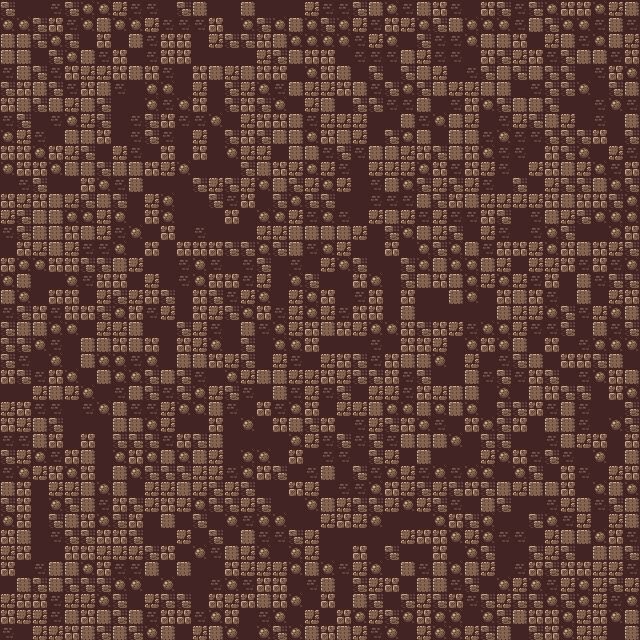

A 2D game scene composited from a Tiled map and its tileset images. What follows is a short description and the map's XML, with every tile layer's data as written:
An orthogonal 40x40 tile map with 16x16 px tiles, 1 tile layer (Tile Layer 1).

<map version="1.4" tiledversion="1.4.2" orientation="orthogonal" renderorder="right-down" width="40" height="40" tilewidth="16" tileheight="16" infinite="0" nextlayerid="2" nextobjectid="1">
 <tileset firstgid="1" name="Tiles" tilewidth="16" tileheight="16" tilecount="49" columns="7">
  <image source="Tiles.png" width="112" height="112" />
 </tileset>
 <layer id="1" name="Tile Layer 1" width="40" height="40">
  <data encoding="csv">
5,7,7,6,5,3,3,1,6,6,7,5,2,7,7,2,7,7,7,1,6,6,5,2,3,6,2,4,6,7,4,5,6,5,3,4,4,3,1,2,
3,3,5,4,6,3,2,3,3,1,6,6,6,4,7,3,5,3,2,3,5,3,1,6,4,1,3,5,2,3,3,3,6,2,5,3,3,6,2,6,
2,2,5,3,5,7,4,7,2,6,4,4,7,1,5,5,4,2,3,3,3,3,6,1,3,7,5,6,6,3,2,2,4,7,1,2,6,3,2,1,
2,2,7,5,3,2,6,4,7,6,4,4,7,7,7,7,1,5,2,4,4,7,6,6,6,2,1,6,6,7,4,5,1,4,6,5,2,2,6,4,
6,2,5,6,4,1,1,4,2,4,6,7,4,2,1,2,4,4,7,3,4,2,7,5,7,5,2,1,7,6,5,2,5,2,5,5,7,6,4,3,
5,4,2,5,6,4,2,6,7,3,3,7,1,7,5,1,3,6,2,1,1,4,2,6,5,3,5,2,1,1,2,2,7,6,5,5,3,7,5,2,
4,2,5,2,1,2,5,7,7,3,6,3,4,7,5,4,5,3,7,1,2,7,5,5,6,6,2,7,6,4,3,5,2,2,5,7,7,6,3,6,
6,5,7,6,3,1,5,7,6,5,4,6,6,3,7,1,4,4,2,6,1,1,1,7,7,2,6,3,2,1,7,6,1,5,2,1,7,6,7,2,
3,1,6,7,2,2,4,7,6,5,6,7,1,7,5,4,5,2,2,3,4,2,1,7,5,3,2,7,2,2,6,3,6,6,5,5,5,4,7,5,
4,4,3,4,1,5,7,1,6,7,4,7,4,7,3,1,1,7,2,2,6,5,6,2,2,1,4,5,2,4,3,6,6,7,4,5,3,7,1,6,
3,4,4,3,2,2,5,2,2,4,1,3,7,7,7,5,2,4,1,3,1,6,7,1,1,1,3,4,6,4,1,6,7,1,4,2,1,3,6,4,
7,6,5,7,7,4,3,6,2,7,7,7,5,1,5,1,3,2,5,1,3,1,7,6,2,3,5,1,5,1,6,7,5,7,1,5,5,2,3,5,
4,1,4,2,1,5,2,5,7,1,3,7,7,5,6,4,7,5,3,5,5,7,7,6,6,6,2,5,4,2,1,1,1,1,4,2,4,4,5,3,
1,5,2,2,3,3,1,3,7,4,3,7,7,7,4,7,3,3,1,6,3,6,7,1,2,1,6,1,6,6,4,5,7,6,2,1,5,3,3,3,
6,5,2,2,4,2,1,6,3,7,4,7,6,7,7,7,1,1,2,2,2,2,1,7,5,3,2,1,5,7,1,6,7,6,3,5,7,7,3,4,
7,4,1,2,1,6,6,3,7,4,7,4,4,4,5,5,3,5,2,6,3,1,7,7,4,7,3,5,3,2,6,4,4,1,3,4,2,4,1,5,
4,3,3,4,4,5,5,2,1,7,7,6,3,6,7,6,5,7,6,7,1,3,5,7,7,5,3,2,3,3,2,1,7,1,1,4,6,4,6,3,
3,2,7,7,3,6,4,4,7,1,7,6,3,4,4,6,1,7,3,5,7,7,4,3,7,5,2,4,2,3,1,3,1,6,4,7,2,6,5,5,
2,3,7,4,4,7,1,5,1,4,5,7,4,5,6,1,3,7,1,3,4,7,6,4,7,4,7,7,2,3,7,4,2,4,6,7,2,7,1,4,
6,5,4,6,4,4,5,3,4,6,1,7,4,1,5,3,4,6,1,3,1,6,4,4,7,2,7,7,7,7,7,2,1,1,3,5,6,1,3,2,
5,2,2,3,3,7,1,1,2,7,7,5,1,6,7,2,6,3,1,4,2,4,1,3,3,4,5,4,1,6,3,3,1,6,6,5,7,2,6,5,
5,5,3,6,7,2,2,4,2,4,7,4,1,3,7,5,7,3,3,4,7,7,7,6,7,4,4,1,7,3,4,3,2,7,4,7,6,3,3,3,
5,6,7,3,7,2,3,3,6,3,7,2,2,4,1,5,7,1,6,7,1,4,5,6,4,2,2,3,7,1,7,6,5,2,7,4,4,5,2,7,
4,5,6,4,3,7,2,3,3,5,2,5,6,7,3,1,2,2,1,1,4,1,5,5,4,6,5,7,7,2,6,5,6,4,5,7,6,3,4,2,
7,7,1,2,1,3,7,6,2,5,6,5,3,1,5,6,7,2,6,1,6,5,7,1,1,6,4,1,2,2,7,3,7,2,4,5,5,7,4,3,
1,4,6,6,7,6,3,2,6,6,1,3,3,2,6,7,4,6,3,4,7,1,1,2,3,3,2,3,2,3,7,5,5,4,6,2,6,7,7,5,
4,1,2,5,7,7,7,2,2,3,1,7,7,4,7,3,7,4,2,5,4,7,6,1,5,4,3,6,7,4,3,5,4,7,2,2,6,7,3,5,
6,6,2,4,7,4,7,5,5,5,6,4,5,2,7,7,7,7,3,1,6,5,6,5,6,2,2,2,3,7,5,5,7,7,6,2,1,4,7,4,
5,1,3,6,4,2,7,3,4,3,2,3,2,1,7,3,3,7,4,7,6,6,7,5,1,7,2,7,7,7,1,3,4,6,5,6,7,3,7,2,
6,3,1,4,3,4,7,2,3,5,5,5,1,1,6,3,4,5,7,6,2,7,5,6,3,1,6,3,6,3,3,7,3,5,7,4,6,7,1,4,
2,4,7,1,1,2,3,2,7,1,1,2,1,5,1,5,7,7,4,1,7,6,6,3,4,1,5,1,5,4,5,2,1,2,2,4,7,3,2,3,
5,4,7,3,5,2,6,4,5,1,4,1,3,5,5,1,5,7,7,3,2,1,5,5,1,3,1,5,6,7,2,5,7,7,6,1,2,6,5,2,
3,4,7,5,2,4,3,5,4,7,2,7,5,7,3,6,3,3,7,7,1,4,1,3,7,7,7,3,4,5,3,7,7,5,3,6,1,7,1,2,
4,2,7,6,5,5,4,4,5,7,7,1,7,5,7,2,6,6,5,1,7,7,7,7,7,1,4,4,3,1,3,6,6,7,1,2,2,3,4,6,
1,4,7,7,4,4,1,1,1,5,4,7,3,6,2,1,3,7,3,1,7,7,4,7,5,7,7,4,7,3,5,7,7,5,1,5,7,2,2,5,
4,7,6,2,2,3,4,6,6,2,7,2,7,7,4,1,1,1,3,2,3,6,1,3,7,2,6,2,3,2,1,7,6,4,5,4,4,1,1,6,
7,2,5,2,5,5,5,3,3,7,3,7,7,6,3,6,4,4,7,6,2,7,5,1,4,7,2,2,6,5,7,3,1,3,6,1,3,1,5,1,
1,4,4,6,1,1,3,5,7,1,5,5,7,4,1,4,2,4,3,7,4,7,2,5,7,5,1,5,4,6,5,1,5,5,3,5,3,1,6,3,
4,1,1,6,2,4,2,5,2,6,4,4,6,3,4,7,6,3,7,1,7,4,3,1,5,3,4,3,3,7,3,5,2,4,4,3,1,4,3,2,
6,7,1,1,4,2,5,2,5,3,2,7,1,2,3,7,3,5,3,2,4,2,1,6,3,7,1,3,3,1,5,2,7,5,4,3,1,1,7,2
</data>
 </layer>
</map>